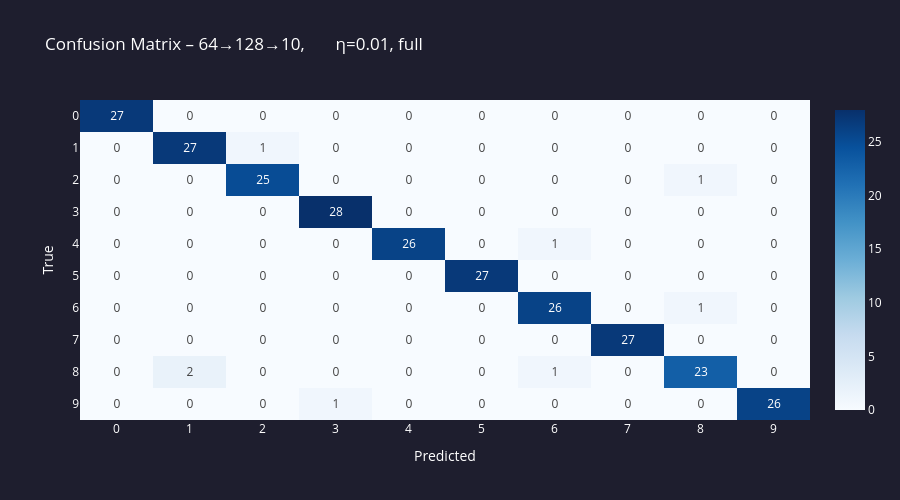

Source (notebook cell):
### Markdown cell above
---
## 4. Najlepsza konfiguracja – macierz pomyłek

### Code cell
# Pick the best experiment by test accuracy
best = max(results, key=lambda e: e['test_acc'])
print(f"Best config : {best['name']}")
print(f"Test accuracy: {best['test_acc']:.4f}")

# Confusion matrix
best_trainer = best['trainer']
y_pred_proba = best_trainer.model._forward(X_test)
y_pred       = np.argmax(y_pred_proba, axis=1)

n_classes = 10
cm = np.zeros((n_classes, n_classes), dtype=int)
for true, pred in zip(y_test, y_pred):
    cm[true][pred] += 1

fig_cm = go.Figure(go.Heatmap(
    z=cm,
    x=[str(i) for i in range(n_classes)],
    y=[str(i) for i in range(n_classes)],
    colorscale='Blues',
    text=cm, texttemplate='%{text}',
    hovertemplate='True: %{y}<br>Pred: %{x}<br>Count: %{z}<extra></extra>',
))
fig_cm.update_layout(
    title=f'Confusion Matrix – {best["name"]}',
    xaxis_title='Predicted', yaxis_title='True',
    plot_bgcolor='#1e1e2e', paper_bgcolor='#1e1e2e',
    font=dict(color='white'), height=500,
    yaxis=dict(autorange='reversed'),
)
fig_cm.show()

### Figure 1 — Plotly figure (JSON) as saved in the notebook; plotly's stock layout.template omitted (floating-point values rounded to 4 significant figures)
{"data": [{"colorscale": [[0, "rgb(247,251,255)"], [0.125, "rgb(222,235,247)"], [0.25, "rgb(198,219,239)"], [0.375, "rgb(158,202,225)"], [0.5, "rgb(107,174,214)"], [0.625, "rgb(66,146,198)"], [0.75, "rgb(33,113,181)"], [0.875, "rgb(8,81,156)"], [1, "rgb(8,48,107)"]], "hovertemplate": "True: %{y}<br>Pred: %{x}<br>Count: %{z}<extra></extra>", "text": [[27, 0, 0, 0, 0, 0, 0, 0, 0, 0], [0, 27, 1, 0, 0, 0, 0, 0, 0, 0], [0, 0, 25, 0, 0, 0, 0, 0, 1, 0], [0, 0, 0, 28, 0, 0, 0, 0, 0, 0], [0, 0, 0, 0, 26, 0, 1, 0, 0, 0], [0, 0, 0, 0, 0, 27, 0, 0, 0, 0], [0, 0, 0, 0, 0, 0, 26, 0, 1, 0], [0, 0, 0, 0, 0, 0, 0, 27, 0, 0], [0, 2, 0, 0, 0, 0, 1, 0, 23, 0], [0, 0, 0, 1, 0, 0, 0, 0, 0, 26]], "texttemplate": "%{text}", "type": "heatmap", "x": ["0", "1", "2", "3", "4", "5", "6", "7", "8", "9"], "y": ["0", "1", "2", "3", "4", "5", "6", "7", "8", "9"], "z": [[27, 0, 0, 0, 0, 0, 0, 0, 0, 0], [0, 27, 1, 0, 0, 0, 0, 0, 0, 0], [0, 0, 25, 0, 0, 0, 0, 0, 1, 0], [0, 0, 0, 28, 0, 0, 0, 0, 0, 0], [0, 0, 0, 0, 26, 0, 1, 0, 0, 0], [0, 0, 0, 0, 0, 27, 0, 0, 0, 0], [0, 0, 0, 0, 0, 0, 26, 0, 1, 0], [0, 0, 0, 0, 0, 0, 0, 27, 0, 0], [0, 2, 0, 0, 0, 0, 1, 0, 23, 0], [0, 0, 0, 1, 0, 0, 0, 0, 0, 26]]}], "layout": {"font": {"color": "white"}, "height": 500, "paper_bgcolor": "#1e1e2e", "plot_bgcolor": "#1e1e2e", "title": {"text": "Confusion Matrix – 64→128→10,       η=0.01, full"}, "xaxis": {"title": {"text": "Predicted"}}, "yaxis": {"autorange": "reversed", "title": {"text": "True"}}}}
